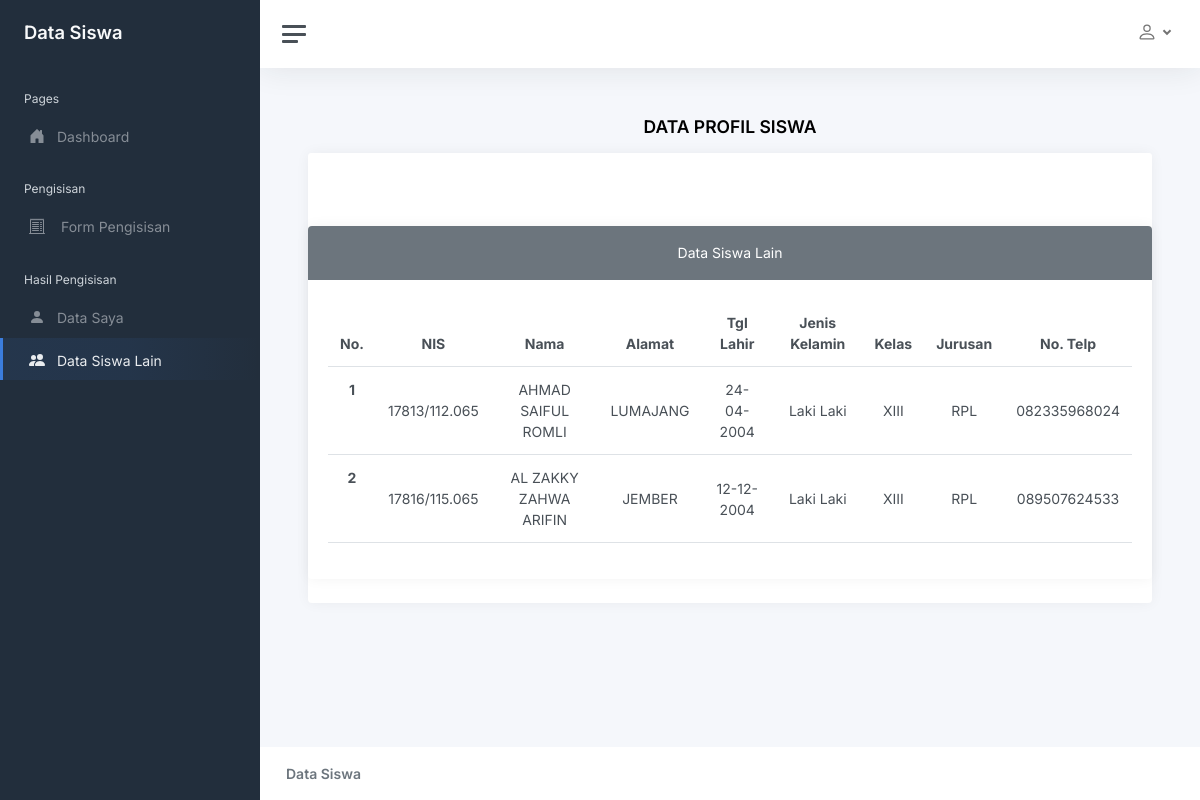
Page /datasiswalain.php on the committed database.
### tables this page shows
CREATE TABLE `siswa` (
  `id` int(11) NOT NULL,
  `nis` varchar(16) NOT NULL,
  `nama` varchar(30) NOT NULL,
  `alamat` varchar(30) NOT NULL,
  `ttl` varchar(30) NOT NULL,
  `jk` varchar(30) NOT NULL,
  `kelas` varchar(30) NOT NULL,
  `jurusan` varchar(20) NOT NULL,
  `notelp` varchar(15) NOT NULL
);

### datasiswalain.php (the view, shortened to what this page needs)
<?php
 include 'config.php';
?>
 <!DOCTYPE html>
<html>
<head>
	<link href="css/app.css" rel="stylesheet">
</head>
<body>
	<div class="wrapper">
		<nav id="sidebar" class="sidebar js-sidebar">
			<div class="sidebar-content js-simplebar">
				<a class="sidebar-brand" href="dashboard.php">
          <span class="align-middle">Data Siswa</span>
        </a>
				<ul class="sidebar-nav">
					<li class="sidebar-header">
						Pages
					</li>
					<li class="sidebar-item">
						<a class="sidebar-link" href="dashboard.php">
<span class="align-middle">Dashboard</span>
            </a>
					</li>
					<li class="sidebar-header">
						Pengisisan
					</li>
					<li class="sidebar-item">
						<a class="sidebar-link" href="formpengisian.php">
 <span class="align-middle">Form Pengisisan</span>
            </a>
					</li>
					<li class="sidebar-header">
						Hasil Pengisisan
					</li>
					<li class="sidebar-item">
						<a class="sidebar-link" href="datasaya.php">
						<svg xmlns="http://www.w3.org/2000/svg" width="16" height="16" fill="currentColor" class="bi bi-person-fill" viewBox="0 0 16 16">
  						<path d="M3 14s-1 0-1-1 1-4 6-4 6 3 6 4-1 1-1 1H3zm5-6a3 3 0 1 0 0-6 3 3 0 0 0 0 6z"/>
						</svg><span class="align-middle">Data Saya</span>
                        </a>
					</li>
                    <li class="sidebar-item active">
                        <a class="sidebar-link" href="datasiswalain.php">
						<span class="align-middle">Data Siswa Lain</span>
                        </a>
                    </li>
                </ul>
			</div>
		</nav>
		<div class="main">
			<nav class="navbar navbar-expand navbar-light navbar-bg">
				<a class="sidebar-toggle js-sidebar-toggle">
          <i class="hamburger align-self-center"></i>
        </a>
				<div class="navbar-collapse collapse">
					<ul class="navbar-nav navbar-align">
					<li class="nav-item dropdown">
							<a class="nav-link dropdown-toggle d-none d-sm-inline-block" href="#" data-bs-toggle="dropdown">
             				</a>
						</li>
					</ul>
				</div>
			</nav>
			<main class="content">
				<div class="container-fluid p-0">
					<h2 class="h4 text-center mb-3"><strong>DATA PROFIL SISWA</strong></h2>
					<div class="mx-auto">
        <div class="card">
            <div class="card-header text-center">
            </div>
            <div class="card-body">
        </div>
        <div class="card">
            <div class="card-header text-white bg-secondary text-center" >
                Data Siswa Lain
            </div>
            <div class="card-body">
                <table class="table">
                    <thead>
                        <tr>
                            <th class="text-center" scope="col">No.</th>
                            <th class="text-center" scope="col">NIS</th>
                            <th class="text-center" scope="col">Nama</th>
                            <th class="text-center" scope="col">Alamat</th>
							<th class="text-center" scope="col">Tgl Lahir</th>
							<th class="text-center" scope="col">Jenis Kelamin</th>
                            <th class="text-center" scope="col">Kelas</th>
                            <th class="text-center" scope="col">Jurusan</th>
							<th class="text-center" scope="col">No. Telp</th>
                        </tr>
                    </thead>
                    <tbody>
                        <?php
                        $sql2   = "select * from siswa order by id desc";
                        $q2     = mysqli_query($conn, $sql2);
                        $urut   = 1;
                        while ($r2 = mysqli_fetch_array($q2)) {
                            $nis        = $r2['nis'];
                            $nama       = $r2['nama'];
                            $kelas      = $r2['kelas'];
							$ttl        = $r2['ttl'];
							$jk        = $r2['jk'];
                            $alamat     = $r2['alamat'];
                            $jurusan    = $r2['jurusan'];
							$notelp    = $r2['notelp'];
                        ?>
                            <tr>
                                <th class="text-center" scope="row"><?php echo $urut++ ?></th>
                                <td class="text-center" scope="row"><?php echo $nis ?></td>
                                <td class="text-center" scope="row"><?php echo $nama ?></td>
                                <td class="text-center" scope="row"><?php echo $alamat ?></td>
								<td class="text-center" scope="row"><?php echo $ttl ?></td>
								<td class="text-center" scope="row"><?php echo $jk ?></td>
                                <td class="text-center" scope="row"><?php echo $kelas ?></td>
                                <td class="text-center" scope="row"><?php echo $jurusan ?></td>
								<td class="text-center" scope="row"><?php echo $notelp ?></td>
                            </tr>
                        <?php
                        }
                        ?>
                    </tbody>
                </table></center>
            </div>
        </div>
				</div>
			</main>
			<footer class="footer">
				<div class="container-fluid">
					<div class="row text-muted">
						<div class="col-6 text-start">
							<p class="mb-0">
								<a class="text-muted" href="https://datasiswa.id/" target=""><strong>Data Siswa</strong></a>
							</p>
						</div>
					</div>
				</div>
			</footer>
		</div>
	</div>
</body>
</html>

### rows in the picture
siswa: nis "17813/112.065", nama "AHMAD SAIFUL ROMLI", alamat "LUMAJANG", ttl "24-04-2004", jk "Laki Laki", kelas "XIII", jurusan "RPL", notelp "082335968024"
siswa: nis "17816/115.065", nama "AL ZAKKY ZAHWA ARIFIN", alamat "JEMBER", ttl "12-12-2004", jk "Laki Laki", kelas "XIII", jurusan "RPL", notelp "089507624533"
